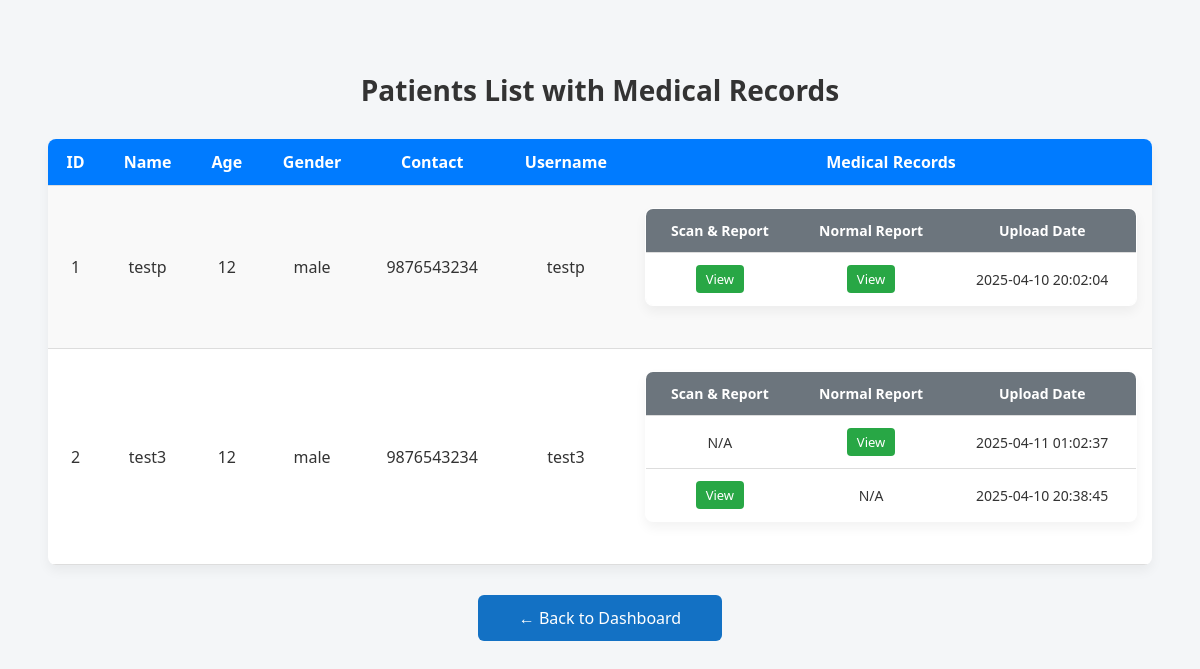
/labadmin/view_patients (signed in), run on the app's committed database.
### tables this page shows
CREATE TABLE medical_records (
    id INTEGER PRIMARY KEY AUTOINCREMENT,
    username TEXT NOT NULL,
    scan_and_report TEXT,
    normal_report TEXT,
    upload_date DATE,
    FOREIGN KEY (username) REFERENCES patients(username));

CREATE TABLE patients (
    id INTEGER PRIMARY KEY AUTOINCREMENT,
    name TEXT NOT NULL,
    age INTEGER NOT NULL,
    gender TEXT NOT NULL,
    contact TEXT,
    username TEXT UNIQUE NOT NULL);

### app.py (the view)
@app.route('/labadmin/view_patients')
def labadmin_view_patients():
    if 'role' in session and session['role'] == 'labadmin':
        conn = get_db()
        conn.row_factory = sqlite3.Row
        cursor = conn.cursor()
        cursor.execute("""
            SELECT p.id as patient_id, p.name, p.age, p.gender, p.contact, p.username,
                   mr.scan_and_report, mr.normal_report, mr.upload_date
            FROM patients p
            LEFT JOIN medical_records mr ON p.username = mr.username
            ORDER BY p.id
        """)
        rows = cursor.fetchall()
        patients = {}
        for row in rows:
            username = row["username"]
            if username not in patients:
                patients[username] = {
                    "id": row["patient_id"],
                    "name": row["name"],
                    "age": row["age"],
                    "gender": row["gender"],
                    "contact": row["contact"],
                    "username": username,
                    "records": []
                }
            if row["scan_and_report"] or row["normal_report"]:
                patients[username]["records"].append({
                    "scan_and_report": row["scan_and_report"],
                    "normal_report": row["normal_report"],
                    "upload_date": row["upload_date"]
                })
        conn.close()
        return render_template("labadmin_view_patients.html", patients=patients)
    return redirect("/login")

### db.py (called while the page is built)
def get_db():
    conn = sqlite3.connect(DATABASE)
    conn.row_factory = sqlite3.Row
    return conn

### templates/labadmin_view_patients.html (shortened to what this page needs)
<!DOCTYPE html>
<html lang="en">
<head>
</head>
<body>
    <h2>Patients List with Medical Records</h2>
    <table>
        <tr>
            <th>ID</th>
            <th>Name</th>
            <th>Age</th>
            <th>Gender</th>
            <th>Contact</th>
            <th>Username</th>
            <th>Medical Records</th>
        </tr>
        {% for username, patient in patients.items() %}
        <tr>
            <td>{{ patient.id }}</td>
            <td>{{ patient.name }}</td>
            <td>{{ patient.age }}</td>
            <td>{{ patient.gender }}</td>
            <td>{{ patient.contact }}</td>
            <td>{{ username }}</td>
            <td>
                {% if patient.records %}
                <table class="nested-table">
                    <tr>
                        <th>Scan & Report</th>
                        <th>Normal Report</th>
                        <th>Upload Date</th>
                    </tr>
                    {% for record in patient.records %}
                    <tr>
                        <td>
                            {% if record.scan_and_report %}
                                <a href="{{ record.scan_and_report }}" class="view-link" target="_blank">View</a>
                            {% else %}
                                N/A
                            {% endif %}
                        </td>
                        <td>
                            {% if record.normal_report %}
                                <a href="{{ record.normal_report }}" class="view-link" target="_blank">View</a>
                            {% else %}
                                N/A
                            {% endif %}
                        </td>
                        <td>{{ record.upload_date }}</td>
                    </tr>
                    {% endfor %}
                </table>
                {% else %}
                <em>No medical records found.</em>
                {% endif %}
            </td>
        </tr>
        {% endfor %}
    </table>
    <a href="/labadmin" class="back-btn">← Back to Dashboard</a>
</body>
</html>

### templates/labadmin_view_patients.html (style rules this page uses)
body { font-family: 'Segoe UI', sans-serif; background-color: #f4f6f8; padding: 40px; color: #333; }
h2 { text-align: center; font-size: 28px; margin-bottom: 30px; }
table { width: 100%; border-collapse: collapse; margin-bottom: 30px; background-color: white; border-radius: 8px; overflow: hidden; box-shadow: 0 6px 12px rgba(0, 0, 0, 0.05); }
th, td { padding: 12px 15px; text-align: center; border-bottom: 1px solid #ddd; }
th { background-color: #007bff; color: white; }
tr:nth-child(even) { background-color: #f9f9f9; }
.nested-table { width: 100%; margin-top: 10px; border: 1px solid #ccc; }
.nested-table th { background-color: #6c757d; color: white; font-size: 14px; }
.nested-table td { font-size: 14px; background-color: #fff; }
.view-link { display: inline-block; background-color: #28a745; color: white; padding: 5px 10px; text-decoration: none; border-radius: 4px; font-size: 13px; }
.back-btn { display: block; width: 220px; margin: 0 auto; padding: 12px; text-align: center; background-color: #1371c4; color: white; border-radius: 6px; text-decoration: none; font-size: 16px; transition: background-color 0.3s ease; }

### data on the page
medical_records: id "1", name "testp", age "12", gender "male", contact "9876543234", username "testp", upload_date "2025-04-10 20:02:04"
medical_records: id "2", name "test3", age "12", gender "male", contact "9876543234", username "test3", scan_and_report "N/A", upload_date "2025-04-11 01:02:37"
medical_records: normal_report "N/A", upload_date "2025-04-10 20:38:45"
